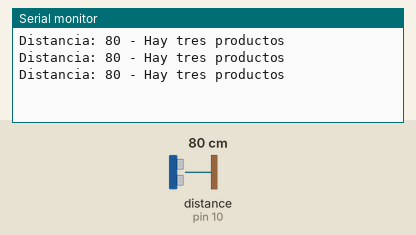
This sketch was run on a simulated Arduino Uno, built with avr-gcc and run on an emulated ATmega328P. On the bench: the last lines printed to the serial monitor. Wiring (inferred from the names in the program): ultrasonic range finder: trigger pin 9; echo pin 10. The inputs (shaded band) are chosen by the test bench; at power-on: distance to the obstacle (sensor on pin 10) 80 cm. The echo pulse lasts 58.3 µs per cm.

Above: at 1.3 s.
1.4 s: distance to the obstacle (sensor on pin 10) set to 132 cm
At 1.9 s:
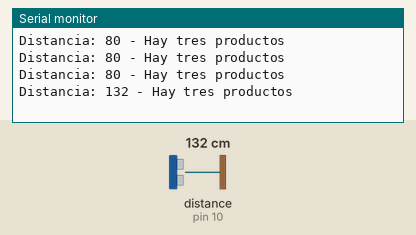
2.9 s: distance to the obstacle (sensor on pin 10) set to 140 cm
At 3.5 s:
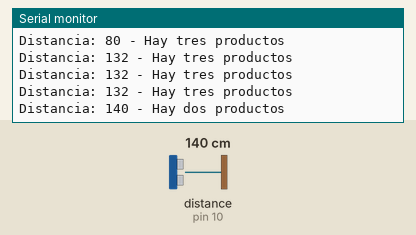
10.1 s: distance to the obstacle (sensor on pin 10) set to 276 cm
At 10.6 s:
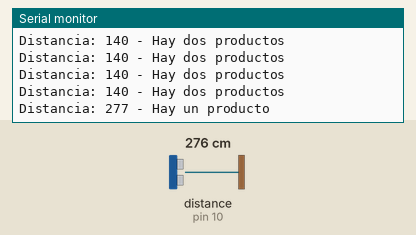
11.6 s: distance to the obstacle (sensor on pin 10) set to 280 cm
At 12.2 s:
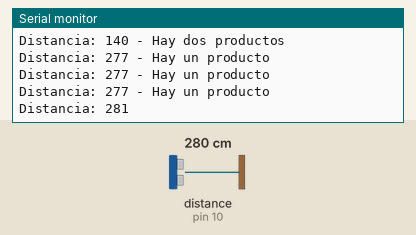

Measured:
- the behaviour switches between 135 and 136 cm on distance to the obstacle (sensor on pin 10) (found by bisection; images 1 and 2)
- the behaviour switches between 279 and 280 cm on distance to the obstacle (sensor on pin 10) (found by bisection; images 3 and 4)
- after the input at 1.4 s, the serial monitor: prints a new line after 0.13 s (image 1)
- after the input at 2.9 s, the serial monitor: prints a new line after 0.15 s (image 2)
- after the input at 10.1 s, the serial monitor: prints a new line after 0.09 s (image 3)
- after the input at 11.6 s, the serial monitor: prints a new line after 0.14 s (image 4)

The sketch:

NeveraInteligente.ino
```cpp
#define trigPin 9   // Definir el pin de trigger como 9
#define echoPin 10  // Definir el pin de echo como 10

int distance;  // Variable para almacenar la distancia medida

void setup() {
  Serial.begin(115200);  // Iniciar la comunicación serie a una velocidad de 115200 baudios
  pinMode(trigPin, OUTPUT);  // Configurar el pin de trigger como salida
  pinMode(echoPin, INPUT);   // Configurar el pin de echo como entrada
}

void loop() {
  digitalWrite(trigPin, LOW);  // Asegurarse de que el pin de trigger está en bajo
  delayMicroseconds(2);
  digitalWrite(trigPin, HIGH);  // Enviar un pulso de 10 microsegundos al pin de trigger
  delayMicroseconds(10);
  digitalWrite(trigPin, LOW);
  distance = pulseIn(echoPin, HIGH);  // Medir la duración del eco y calcular la distancia
  distance = distance / 58;  // Convertir la duración a centímetros
  Serial.print("Distancia: ");
  Serial.print(distance);
  if (distance >= 0 && distance <= 135) {  // Si la distancia está entre 92 y 120 cm, hay tres productos
    Serial.println(" - Hay tres productos");
  } else if (distance >= 136 && distance <= 235) {  // Si la distancia está entre 155 y 165 cm, hay dos productos
    Serial.println(" - Hay dos productos");
  } else if (distance >= 236 && distance <= 280) {  // Si la distancia está entre 275 y 285 cm, hay un producto
    Serial.println(" - Hay un producto");
  } else if (distance >= 285) {
    Serial.println(" - No hay productos");
  }
  delay(500);  // Esperar medio segundo antes de realizar otra medición
}
```
